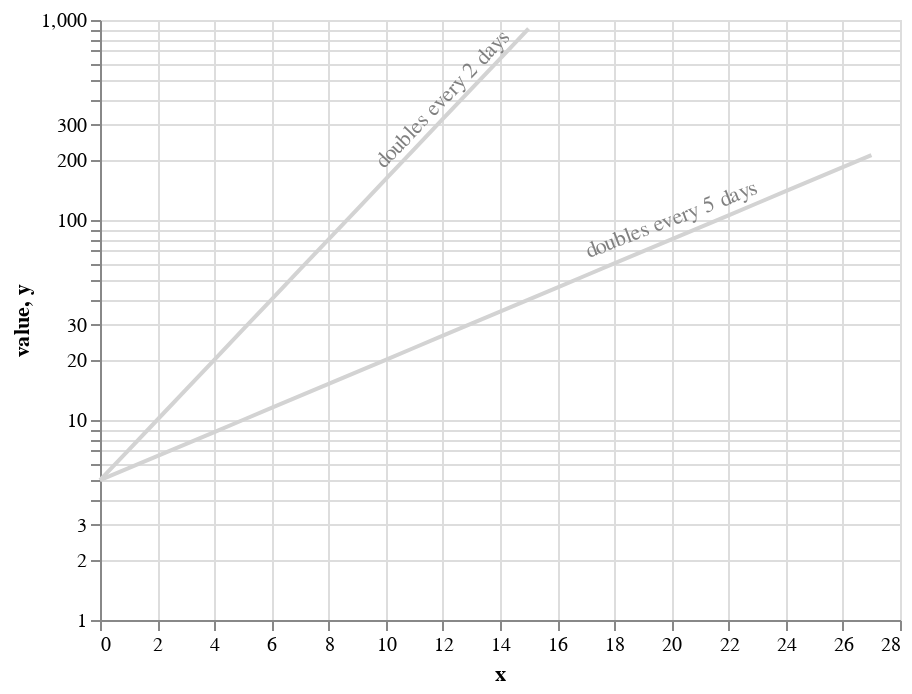

The cell this chart's notebook holds for it:
### Code cell
double2 = alt.Chart(source2).mark_line().transform_calculate(
    double2='5*pow(2,(datum.x/2))'
).transform_fold(
    ['double2']
).encode(
    x='x:Q',
    y=alt.Y('value:Q', scale=alt.Scale(type='log')),
    color=alt.value('lightgray')
)

source5 = alt.sequence(start=0, stop=28, step=1, as_='x')

double5 = alt.Chart(source5).mark_line().transform_calculate(
    double5='5*pow(2,(datum.x/5))'
).transform_fold(
    ['double5']
).encode(
    x='x:Q',
    y='value:Q',
    color=alt.value('lightgray')
)

text2 = alt.Chart({'values':[{'x': 12, 'y': 400}]}).mark_text(
    text='doubles every 2 days', angle=314,
    color = 'gray'
).encode(
    x='x:Q', y='y:Q'
)

text5 = alt.Chart({'values':[{'x': 20, 'y': 100}]}).mark_text(
    text='doubles every 5 days', angle=339,
    color = 'gray'
).encode(
    x='x:Q', y='y:Q'
)

double2 + double5 + text2 + text5

### Figure 1 — Vega-Lite specification as saved in the notebook (floating-point values rounded to 4 significant figures)
{"config": {"view": {"continuousWidth": 400, "continuousHeight": 300}}, "layer": [{"data": {"sequence": {"start": 0, "stop": 16, "step": 1, "as": "x"}}, "mark": "line", "encoding": {"color": {"value": "lightgray"}, "x": {"type": "quantitative", "field": "x"}, "y": {"type": "quantitative", "field": "value", "scale": {"type": "log"}}}, "transform": [{"calculate": "5*pow(2,(datum.x/2))", "as": "double2"}, {"fold": ["double2"]}]}, {"data": {"sequence": {"start": 0, "stop": 28, "step": 1, "as": "x"}}, "mark": "line", "encoding": {"color": {"value": "lightgray"}, "x": {"type": "quantitative", "field": "x"}, "y": {"type": "quantitative", "field": "value"}}, "transform": [{"calculate": "5*pow(2,(datum.x/5))", "as": "double5"}, {"fold": ["double5"]}]}, {"data": {"name": "data-e7e9311eb3dd80c59e0cb4307391b003"}, "mark": {"type": "text", "angle": 314, "color": "gray", "text": "doubles every 2 days"}, "encoding": {"x": {"type": "quantitative", "field": "x"}, "y": {"type": "quantitative", "field": "y"}}}, {"data": {"name": "data-65f8adf81b8f3f4d81489b94c085f084"}, "mark": {"type": "text", "angle": 339, "color": "gray", "text": "doubles every 5 days"}, "encoding": {"x": {"type": "quantitative", "field": "x"}, "y": {"type": "quantitative", "field": "y"}}}], "$schema": "https://vega.github.io/schema/vega-lite/v4.8.1.json", "datasets": {"data-e7e9311eb3dd80c59e0cb4307391b003": [{"x": 12, "y": 400}], "data-65f8adf81b8f3f4d81489b94c085f084": [{"x": 20, "y": 100}]}}
